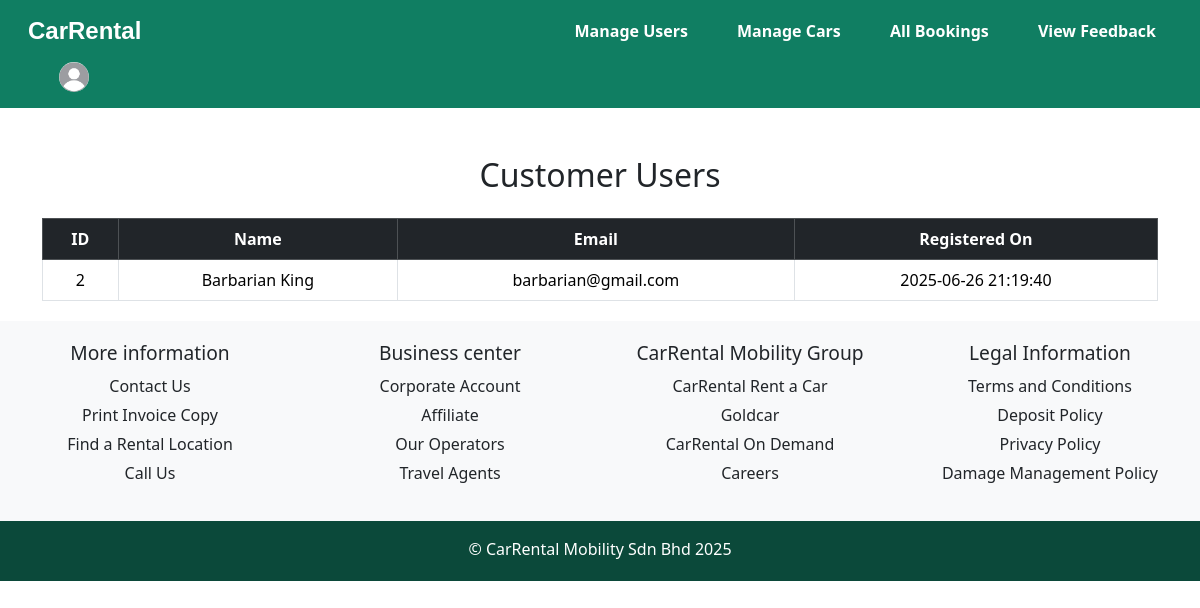
The page /car-rental/public/users.php (signed in) on the database its author committed.
### tables this page shows
CREATE TABLE users (
  id INT AUTO_INCREMENT PRIMARY KEY,
  name VARCHAR(100) NOT NULL,
  email VARCHAR(100) NOT NULL UNIQUE,
  password_hash VARCHAR(255) NOT NULL,
  role ENUM('customer','admin') DEFAULT 'customer',
  created_at TIMESTAMP DEFAULT CURRENT_TIMESTAMP,
  license_image VARCHAR(255),
  license_approved BOOLEAN DEFAULT FALSE
);

### car-rental/public/users.php (the view, shortened to what this page needs)
<?php
require_once '../config/config.php';
$sql = "SELECT id, name, email, created_at FROM users WHERE role = 'customer' ORDER BY created_at DESC";
$stmt = $pdo->prepare($sql);
$stmt->execute();
$users = $stmt->fetchAll();
?>
<!DOCTYPE html>
<html lang="en">
<head>
    <link href="https://cdn.jsdelivr.net/npm/bootstrap@5.3.3/dist/css/bootstrap.min.css" rel="stylesheet">
</head>
<body>
<div>
    <?php include 'navbar.php'; ?>
</div>
<div class="container mt-5">
    <h2 class="mb-4">Customer Users</h2>
    <?php if (count($users) > 0): ?>
    <table class="table table-bordered table-hover">
        <thead class="table-dark">
            <tr>
                <th>ID</th>
                <th>Name</th>
                <th>Email</th>
                <th>Registered On</th>
            </tr>
        </thead>
        <tbody>
            <?php foreach ($users as $user): ?>
            <tr>
                <td><?= $user['id'] ?></td>
                <td><?= htmlspecialchars($user['name']) ?></td>
                <td><?= htmlspecialchars($user['email']) ?></td>
                <td><?= $user['created_at'] ?></td>
            </tr>
            <?php endforeach; ?>
        </tbody>
    </table>
    <?php else: ?>
        <p>No customer users found.</p>
    <?php endif; ?>
</div>
<?php include 'footer.php'; ?>
</body>
</html>

### car-rental/public/styles.css (style rules this page uses)
body { background-color: white; }
.container { text-align: center; }

### rows shown on the page
users: id "2", name "Barbarian King", email "barbarian@gmail.com", created_at "2025-06-26 21:19:40"
